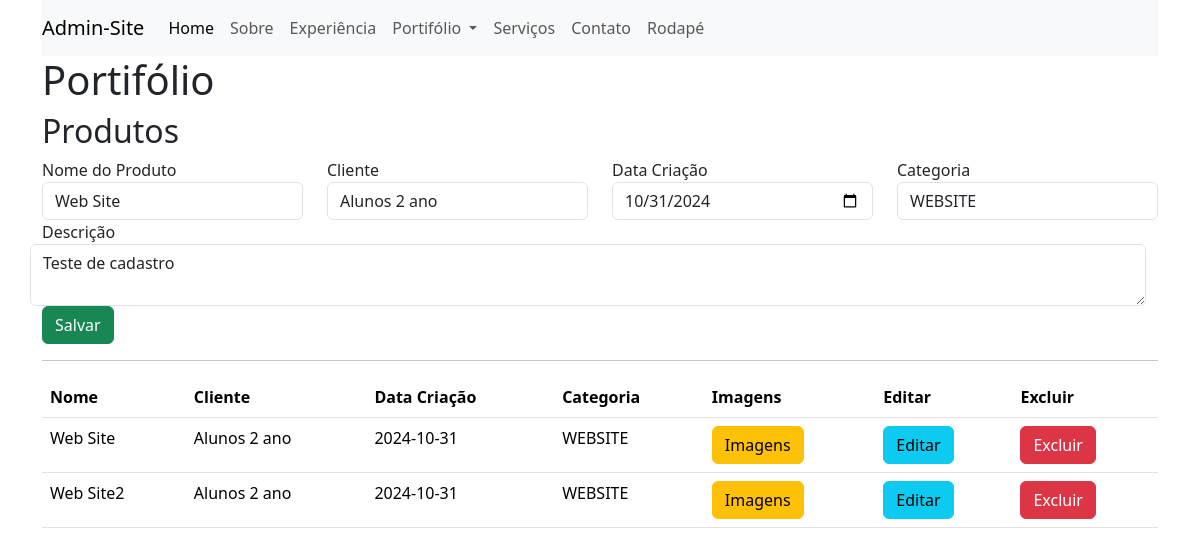
The app's page /admin/home.php?pg=portfolio_produtos&acao=editar&id=1 (signed in) with its own data.
### tables this page shows
CREATE TABLE `produtos` (
  `id` int(10) unsigned NOT NULL AUTO_INCREMENT,
  `nome` varchar(50) DEFAULT NULL,
  `cliente` varchar(50) DEFAULT NULL,
  `data_criacao` date DEFAULT NULL,
  `projeto_url` varchar(50) DEFAULT NULL,
  `descricao` text,
  `fk_categoria` int(11) DEFAULT NULL,
  PRIMARY KEY (`id`)
);

CREATE TABLE `categorias` (
  `id` int(10) unsigned NOT NULL AUTO_INCREMENT,
  `nome` varchar(50) DEFAULT NULL,
  PRIMARY KEY (`id`)
);

### admin/connect.php (called while the page is built, shortened)
<?php
class connect
{
  function select($sql)
  {
    try {
      $cnx = new PDO('mysql:host=' . HOST . ';dbname=' . DB . '', USER, PASS, array(PDO::MYSQL_ATTR_INIT_COMMAND => "SET NAMES utf8"));
      $con = $cnx->prepare($sql);
      $con->execute();
      return $con->fetch(PDO::FETCH_ASSOC);
    } catch (PDOException $e) {
      echo "Ops! desculpe, algo deu errado, por favor tente mais tarde:<br>";
      echo "<br>";
      echo $e->getMessage();
      exit;
    }
  }
  function selectFor($sql)
  {
    try {
      $cnx = new PDO('mysql:host=' . HOST . ';dbname=' . DB . '', USER, PASS, array(PDO::MYSQL_ATTR_INIT_COMMAND => "SET NAMES utf8"));
      $con = $cnx->prepare($sql);
      $con->execute();
      return $con->fetchAll(PDO::FETCH_ASSOC);
    } catch (PDOException $e) {
      echo "Ops! desculpe,  algo deu errado, por favor tente mais tarde:<br>";
      echo "<br>";
      echo $e->getMessage();
      exit;
    }
  }
}

### admin/pg/portfolio_produtos.php (the view, shortened to what this page needs)
<h1>Portifólio</h1>
<h2>Produtos</h2>
<?php
if (isset($_GET['acao']) && $_GET['acao'] == 'editar') {
    $id = $_GET['id'] ?? "";
    $prod = $sql->select("SELECT * FROM produtos WHERE  ID = {$id}");
?>
    <form class="form-group" method="post">
        <div class="row">
            <div class="col-md-3">
                <label class="label">Nome do Produto</label>
                <input class="form-control" type="text" name="nome" id="nome" value="<?= $prod['nome'] ?>">
            </div>
            <div class="col-md-3">
                <label class="label">Cliente</label>
                <input class="form-control" type="text" name="cliente" id="cliente" value="<?= $prod['cliente'] ?>">
            </div>
            <div class="col-md-3">
                <label class="label">Data Criação</label>
                <input class="form-control" type="date" name="data_criacao" id="data_criacao" value="<?= $prod['data_criacao'] ?>">
            </div>
            <div class="col-md-3">
                <label class="label">Categoria</label>
                <select class="form-control" name="categoria">
                    <?php
                    $cat = $sql->selectFor("SELECT * FROM categorias order by nome");
                    foreach ($cat as $v) {
                        if ($prod['fk_categoria'] == $v['id']) {
                            echo "<option value=\"{$v['id']}\" selected>{$v['nome']}</option>";
                        }
                    }
                    ?>
                </select>
            </div>
            <div class="row">
                <label class="label">Descrição</label>
                <textarea class="form-control" name="descricao"><?= $prod['descricao'] ?></textarea>
            </div>
        </div>
        <input type="submit" class="btn btn-success" name="salvar" value="Salvar">
    </form>
<?php
}
?>
<hr>
<table class="table table-stripped">
    <tr>
        <th>Nome</th>
        <th>Cliente</th>
        <th>Data Criação</th>
        <th>Categoria</th>
        <th>Imagens</th>
        <th>Editar</th>
        <th>Excluir</th>
    </tr>
    <?php
    $prod = $sql->selectFor("SELECT
                                produtos.id,
                                produtos.nome,
                                produtos.cliente,
                                produtos.data_criacao,
                                categorias.nome as categoria
                                FROM produtos
                                JOIN categorias
                                ON produtos.fk_categoria = categorias.id
                                ORDER BY data_criacao DESC");
    foreach ($prod as $p) {
    ?>
        <tr>
            <td><?= $p['nome'] ?></td>
            <td><?= $p['cliente'] ?></td>
            <td><?= $p['data_criacao'] ?></td>
            <td><?= $p['categoria'] ?></td>
            <td><a class="btn btn-warning" href="./home.php?pg=portfolio_imagens&id=<?= $p['id'] ?>">Imagens</a></td>
            <td><a class="btn btn-info" href="./home.php?pg=portfolio_produtos&acao=editar&id=<?= $p['id'] ?>">Editar</a></td>
            <td><a class="btn btn-danger" href="./home.php?portifolio_produtos&acao=excluir&id=<?= $p['id'] ?>">Excluir</a></td>
        </tr>
    <?php
    }
    ?>
</table>

### records on screen
produtos: nome "Web Site", cliente "Alunos 2 ano", data_criacao "10/31/2024", descricao "Teste de cadastro", data_criacao "2024-10-31", fk_categoria.nome "WEBSITE"
produtos: nome "Web Site2", cliente "Alunos 2 ano", data_criacao "2024-10-31", fk_categoria.nome "WEBSITE"

### other values on screen
form field categoria "WEBSITE"
